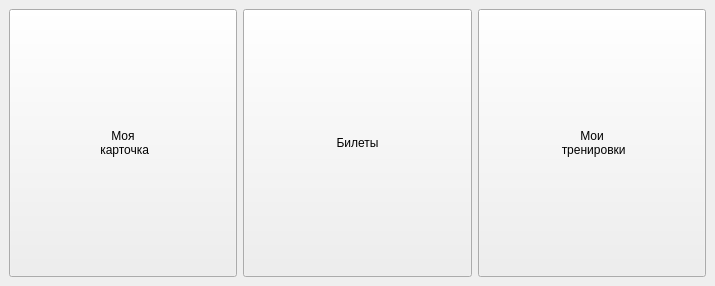
<?xml version="1.0" encoding="UTF-8"?>
<ui version="4.0">
 <class>MenuForClientWindow</class>
 <widget class="QMainWindow" name="MenuForClientWindow">
  <property name="geometry">
   <rect>
    <x>0</x>
    <y>0</y>
    <width>715</width>
    <height>286</height>
   </rect>
  </property>
  <property name="windowTitle">
   <string>Меню</string>
  </property>
  <widget class="QWidget" name="centralwidget">
   <layout class="QHBoxLayout" name="horizontalLayout">
    <item>
     <widget class="QPushButton" name="btnGoToPerson">
      <property name="sizePolicy">
       <sizepolicy hsizetype="Expanding" vsizetype="Expanding">
        <horstretch>0</horstretch>
        <verstretch>0</verstretch>
       </sizepolicy>
      </property>
      <property name="text">
       <string>Моя
 карточка</string>
      </property>
     </widget>
    </item>
    <item>
     <widget class="QPushButton" name="btnGoToTickets">
      <property name="sizePolicy">
       <sizepolicy hsizetype="Expanding" vsizetype="Expanding">
        <horstretch>0</horstretch>
        <verstretch>0</verstretch>
       </sizepolicy>
      </property>
      <property name="text">
       <string>Билеты</string>
      </property>
     </widget>
    </item>
    <item>
     <widget class="QPushButton" name="btnGoToTraining">
      <property name="sizePolicy">
       <sizepolicy hsizetype="Expanding" vsizetype="Expanding">
        <horstretch>0</horstretch>
        <verstretch>0</verstretch>
       </sizepolicy>
      </property>
      <property name="text">
       <string>Мои
 тренировки</string>
      </property>
     </widget>
    </item>
   </layout>
  </widget>
 </widget>
 <resources/>
 <connections/>
</ui>
